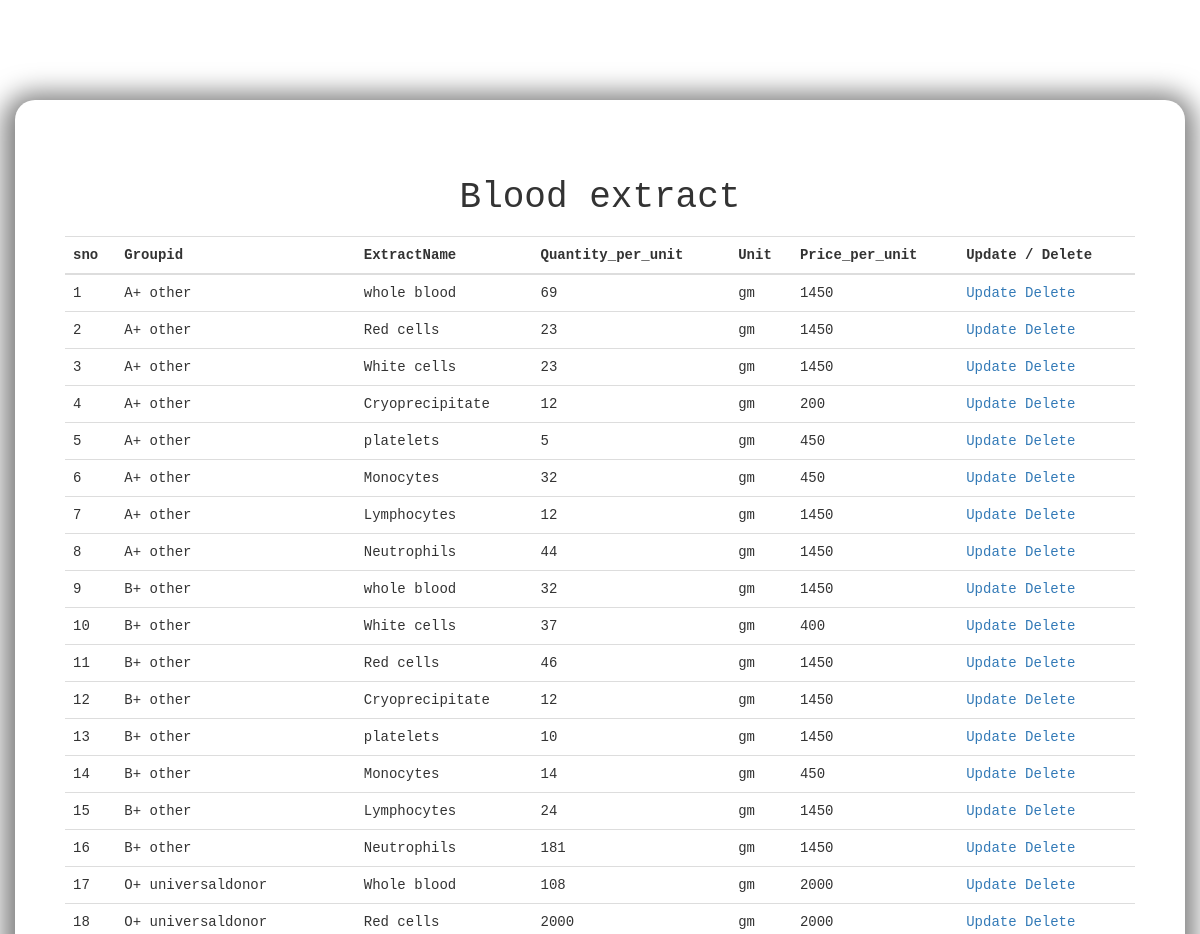
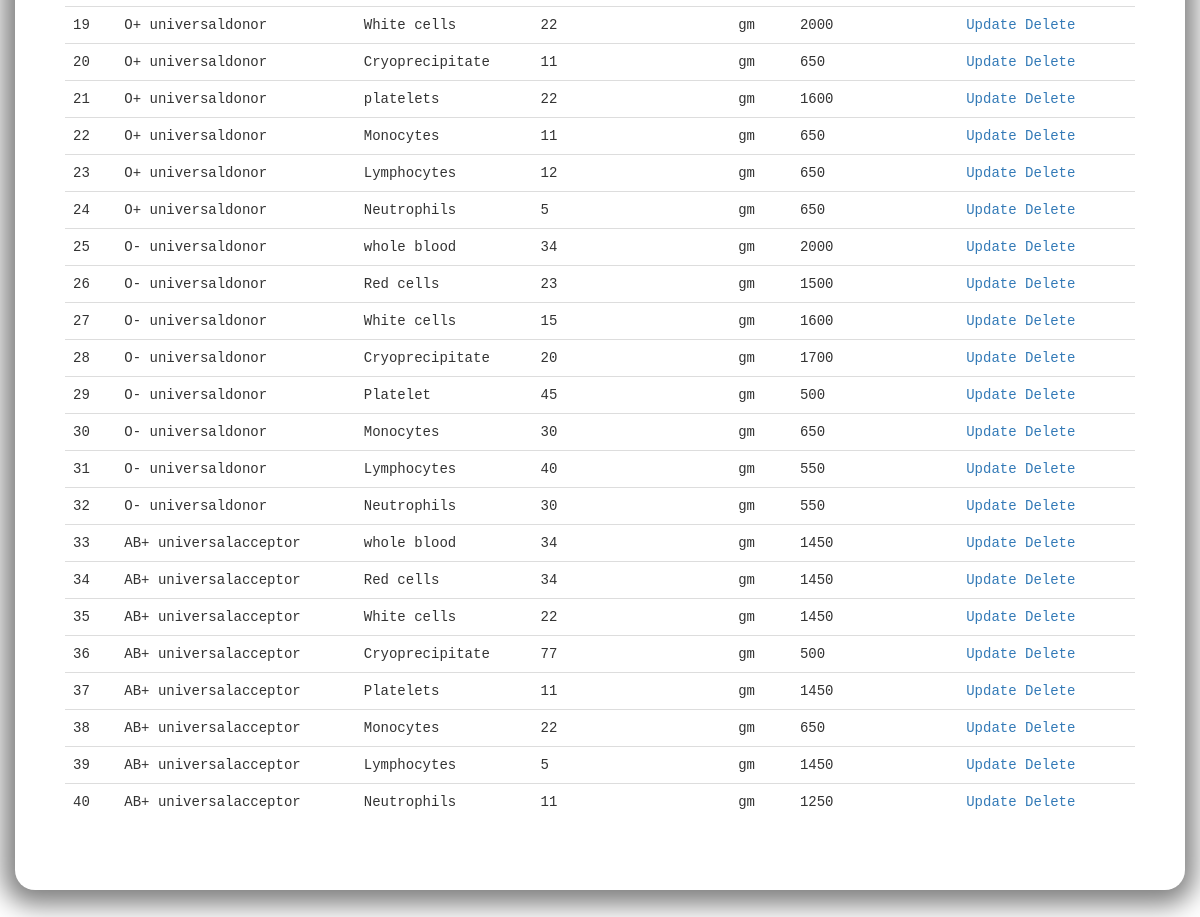
Page /extract_view.php on the committed database (2 pictures, top to bottom).
### tables this page shows
CREATE TABLE `bloodextract` (
  `Id` int(10) NOT NULL,
  `Groupid` int(30) NOT NULL,
  `ExtractName` varchar(20) NOT NULL,
  `Quantity_per_unit` decimal(10,0) NOT NULL,
  `Unit` varchar(4) NOT NULL,
  `Price_per_unit` varchar(30) NOT NULL
);

CREATE TABLE `bloodgroup` (
  `Groupid` int(10) NOT NULL,
  `Name` varchar(25) NOT NULL,
  `Type` text NOT NULL,
  `Status` tinyint(2) NOT NULL,
  `Creationdate` datetime NOT NULL
);

### extract_view.php (the view, shortened to what this page needs)
<!DOCTYPE html>
 <html>
 <head>
 <link rel="stylesheet" href="css/bootstrap.min.css">
 </head>
 <body>
 <div class="container div">
<table class="table table-hover">
	 <thead>
 <tr>
 <td colspan="8" align="center" > <h1>Blood extract  </h1> </td>
 </tr>
 <tr>
    <th>sno</th>
  <th>Groupid</th>
 <th>ExtractName</th>
 <th> Quantity_per_unit</th>
 <th>Unit</th>
 <th> Price_per_unit </th>
 <th>Update / Delete</th>
 </tr>
</thead>
 <?php
 include 'connection.php';
  $sqlview="SELECT a.Id,a.Groupid, a.ExtractName, a.Quantity_per_unit, a.Unit,a.Price_per_unit, a.id, b.Name,b.Type
  FROM bloodextract as a left join Bloodgroup as b on a.Groupid=b.Groupid ";
 $result= mysqli_query($con,$sqlview);
 $sno=1;
 echo " <tbody>";
 while($row=mysqli_fetch_array($result))
 {
 echo" <tr>";
 echo "<td>".$sno."</td> <td>".$row['Name']." ".$row['Type']."</td> <td>".$row['ExtractName']."</td> <td>".$row['Quantity_per_unit']."</td> <td>".$row['Unit']."</td> <td>".$row['Price_per_unit']."</td>
<td>
 <a href='extract_update.php?Groupid=".$row['Id']."'>Update </a>
 <a href='delete_bloodextract.php?Groupid=".$row['Id']."'>Delete</a></td>";
 echo" </tr>";
 $sno++;
 }
 echo " </tbody>
 </table>";
 ?>
 </div>
 </body>
</html>

### extract_view.php (style rules this page uses)
.div { font-family: monospace; margin-top: 100px; margin-bottom: 100px; box-shadow: -1px 4px 26px 11px rgba(0, 0, 0, 0.5); border-radius: 20px; padding: 50px; color: blacksmoke; background-color: rgba(0, 0, 0.4, 0); }
body { background-image: url(images/Inv.jpeg); background-size: 2000px; background-repeat: no-repeat; background-attachment: fixed; }

### rows in the picture
bloodextract: Groupid.Name "A+", Groupid.Type "other", ExtractName "whole blood", Quantity_per_unit "69", Unit "gm", Price_per_unit "1450"
bloodextract: Groupid.Name "A+", Groupid.Type "other", ExtractName "Red cells", Quantity_per_unit "23", Unit "gm", Price_per_unit "1450"
bloodextract: Groupid.Name "A+", Groupid.Type "other", ExtractName "White cells", Quantity_per_unit "23", Unit "gm", Price_per_unit "1450"
bloodextract: Groupid.Name "A+", Groupid.Type "other", ExtractName "Cryoprecipitate", Quantity_per_unit "12", Unit "gm", Price_per_unit "200"
bloodextract: Groupid.Name "A+", Groupid.Type "other", ExtractName "platelets", Quantity_per_unit "5", Unit "gm", Price_per_unit "450"
bloodextract: Groupid.Name "A+", Groupid.Type "other", ExtractName "Monocytes", Quantity_per_unit "32", Unit "gm", Price_per_unit "450"
bloodextract: Groupid.Name "A+", Groupid.Type "other", ExtractName "Lymphocytes", Quantity_per_unit "12", Unit "gm", Price_per_unit "1450"
bloodextract: Groupid.Name "A+", Groupid.Type "other", ExtractName "Neutrophils", Quantity_per_unit "44", Unit "gm", Price_per_unit "1450"
bloodextract: Groupid.Name "B+", Groupid.Type "other", ExtractName "whole blood", Quantity_per_unit "32", Unit "gm", Price_per_unit "1450"
bloodextract: Groupid.Name "B+", Groupid.Type "other", ExtractName "White cells", Quantity_per_unit "37", Unit "gm", Price_per_unit "400"
bloodextract: Groupid.Name "B+", Groupid.Type "other", ExtractName "Red cells", Quantity_per_unit "46", Unit "gm", Price_per_unit "1450"
bloodextract: Groupid.Name "B+", Groupid.Type "other", ExtractName "Cryoprecipitate", Quantity_per_unit "12", Unit "gm", Price_per_unit "1450"
bloodextract: Groupid.Name "B+", Groupid.Type "other", ExtractName "platelets", Quantity_per_unit "10", Unit "gm", Price_per_unit "1450"
bloodextract: Groupid.Name "B+", Groupid.Type "other", ExtractName "Monocytes", Quantity_per_unit "14", Unit "gm", Price_per_unit "450"
bloodextract: Groupid.Name "B+", Groupid.Type "other", ExtractName "Lymphocytes", Quantity_per_unit "24", Unit "gm", Price_per_unit "1450"
bloodextract: Groupid.Name "B+", Groupid.Type "other", ExtractName "Neutrophils", Quantity_per_unit "181", Unit "gm", Price_per_unit "1450"
bloodextract: Groupid.Name "O+", Groupid.Type "universaldonor", ExtractName "Whole blood", Quantity_per_unit "108", Unit "gm", Price_per_unit "2000"
bloodextract: Groupid.Name "O+", Groupid.Type "universaldonor", ExtractName "Red cells", Quantity_per_unit "2000", Unit "gm", Price_per_unit "2000"
bloodextract: Groupid.Name "O+", Groupid.Type "universaldonor", ExtractName "White cells", Quantity_per_unit "22", Unit "gm", Price_per_unit "2000"
bloodextract: Groupid.Name "O+", Groupid.Type "universaldonor", ExtractName "Cryoprecipitate", Quantity_per_unit "11", Unit "gm", Price_per_unit "650"
bloodextract: Groupid.Name "O+", Groupid.Type "universaldonor", ExtractName "platelets", Quantity_per_unit "22", Unit "gm", Price_per_unit "1600"
bloodextract: Groupid.Name "O+", Groupid.Type "universaldonor", ExtractName "Monocytes", Quantity_per_unit "11", Unit "gm", Price_per_unit "650"
bloodextract: Groupid.Name "O+", Groupid.Type "universaldonor", ExtractName "Lymphocytes", Quantity_per_unit "12", Unit "gm", Price_per_unit "650"
bloodextract: Groupid.Name "O+", Groupid.Type "universaldonor", ExtractName "Neutrophils", Quantity_per_unit "5", Unit "gm", Price_per_unit "650"
bloodextract: Groupid.Name "O-", Groupid.Type "universaldonor", ExtractName "whole blood", Quantity_per_unit "34", Unit "gm", Price_per_unit "2000"
bloodextract: Groupid.Name "O-", Groupid.Type "universaldonor", ExtractName "Red cells", Quantity_per_unit "23", Unit "gm", Price_per_unit "1500"
bloodextract: Groupid.Name "O-", Groupid.Type "universaldonor", ExtractName "White cells", Quantity_per_unit "15", Unit "gm", Price_per_unit "1600"
bloodextract: Groupid.Name "O-", Groupid.Type "universaldonor", ExtractName "Cryoprecipitate", Quantity_per_unit "20", Unit "gm", Price_per_unit "1700"
bloodextract: Groupid.Name "O-", Groupid.Type "universaldonor", ExtractName "Platelet", Quantity_per_unit "45", Unit "gm", Price_per_unit "500"
bloodextract: Groupid.Name "O-", Groupid.Type "universaldonor", ExtractName "Monocytes", Quantity_per_unit "30", Unit "gm", Price_per_unit "650"
bloodextract: Groupid.Name "O-", Groupid.Type "universaldonor", ExtractName "Lymphocytes", Quantity_per_unit "40", Unit "gm", Price_per_unit "550"
bloodextract: Groupid.Name "O-", Groupid.Type "universaldonor", ExtractName "Neutrophils", Quantity_per_unit "30", Unit "gm", Price_per_unit "550"
bloodextract: Groupid.Name "AB+", Groupid.Type "universalacceptor", ExtractName "whole blood", Quantity_per_unit "34", Unit "gm", Price_per_unit "1450"
bloodextract: Groupid.Name "AB+", Groupid.Type "universalacceptor", ExtractName "Red cells", Quantity_per_unit "34", Unit "gm", Price_per_unit "1450"
bloodextract: Groupid.Name "AB+", Groupid.Type "universalacceptor", ExtractName "White cells", Quantity_per_unit "22", Unit "gm", Price_per_unit "1450"
bloodextract: Groupid.Name "AB+", Groupid.Type "universalacceptor", ExtractName "Cryoprecipitate", Quantity_per_unit "77", Unit "gm", Price_per_unit "500"
bloodextract: Groupid.Name "AB+", Groupid.Type "universalacceptor", ExtractName "Platelets", Quantity_per_unit "11", Unit "gm", Price_per_unit "1450"
bloodextract: Groupid.Name "AB+", Groupid.Type "universalacceptor", ExtractName "Monocytes", Quantity_per_unit "22", Unit "gm", Price_per_unit "650"
bloodextract: Groupid.Name "AB+", Groupid.Type "universalacceptor", ExtractName "Lymphocytes", Quantity_per_unit "5", Unit "gm", Price_per_unit "1450"
bloodextract: Groupid.Name "AB+", Groupid.Type "universalacceptor", ExtractName "Neutrophils", Quantity_per_unit "11", Unit "gm", Price_per_unit "1250"
